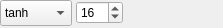
<?xml version="1.0" encoding="UTF-8"?>
<ui version="4.0">
 <class>Form</class>
 <widget class="QWidget" name="Form">
  <property name="geometry">
   <rect>
    <x>0</x>
    <y>0</y>
    <width>223</width>
    <height>28</height>
   </rect>
  </property>
  <property name="sizePolicy">
   <sizepolicy hsizetype="Fixed" vsizetype="Fixed">
    <horstretch>0</horstretch>
    <verstretch>0</verstretch>
   </sizepolicy>
  </property>
  <property name="minimumSize">
   <size>
    <width>0</width>
    <height>28</height>
   </size>
  </property>
  <property name="windowTitle">
   <string>Form</string>
  </property>
  <widget class="QWidget" name="horizontalLayoutWidget">
   <property name="geometry">
    <rect>
     <x>0</x>
     <y>0</y>
     <width>223</width>
     <height>36</height>
    </rect>
   </property>
   <layout class="QHBoxLayout" name="horizontalLayout" stretch="2,2">
    <property name="spacing">
     <number>4</number>
    </property>
    <property name="sizeConstraint">
     <enum>QLayout::SetFixedSize</enum>
    </property>
    <item>
     <widget class="QComboBox" name="activation_combo">
      <property name="minimumSize">
       <size>
        <width>0</width>
        <height>26</height>
       </size>
      </property>
      <property name="iconSize">
       <size>
        <width>16</width>
        <height>9</height>
       </size>
      </property>
      <item>
       <property name="text">
        <string>tanh</string>
       </property>
      </item>
      <item>
       <property name="text">
        <string>softmax</string>
       </property>
      </item>
      <item>
       <property name="text">
        <string>sigmoid</string>
       </property>
      </item>
      <item>
       <property name="text">
        <string>linear</string>
       </property>
      </item>
      <item>
       <property name="text">
        <string>elu</string>
       </property>
      </item>
      <item>
       <property name="text">
        <string>relu</string>
       </property>
      </item>
     </widget>
    </item>
    <item>
     <widget class="QSpinBox" name="units_combo">
      <property name="minimum">
       <number>3</number>
      </property>
      <property name="maximum">
       <number>128</number>
      </property>
      <property name="value">
       <number>16</number>
      </property>
     </widget>
    </item>
   </layout>
  </widget>
 </widget>
 <resources/>
 <connections/>
</ui>
